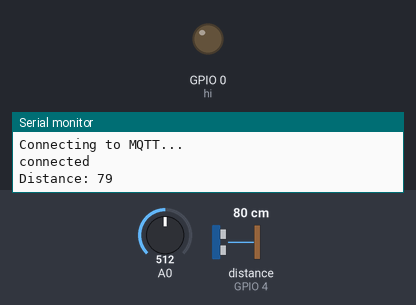
The sketch below on a simulated ESP8266 (NodeMCU). Shown: output pins drawn as LEDs (lit = HIGH), the last lines printed to the serial monitor. Wiring (inferred from the names in the program): ultrasonic range finder: trigger GPIO 2; echo GPIO 4. Inputs (shaded band) come from the test bench; at power-on: A0 = 512, distance to the obstacle (sensor on GPIO 4) 80 cm. The echo pulse lasts 58.3 µs per cm; WiFi joins after 1.5 s; servers stay silent unless stated; no MQTT or app messages arrive unless stated; pins used as bus, display or sensor lines are not drawn.

Above: at 2.7 s.
2.8 s: A0 set to 419
6.0 s: A0 set to 397
At 7.6 s:
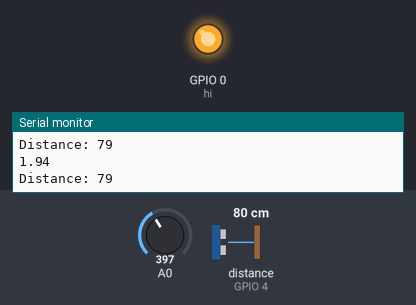
8.0 s: A0 set to 511
At 10.4 s:
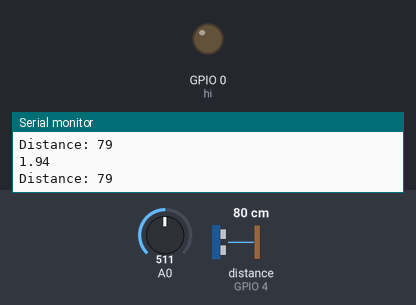
11.0 s: A0 set to 306
At 13.2 s:
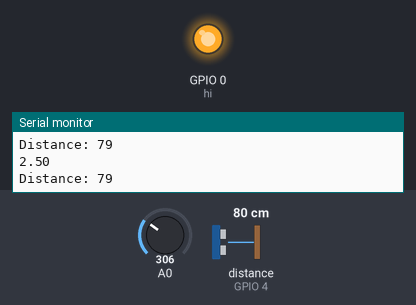
Timing chart, 0 to 14.7 s (numbered marks = the images above; inputs shaded):
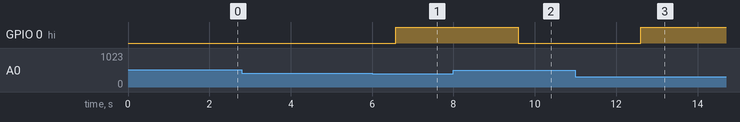

Measured:
- the behaviour switches between 410 and 409 on A0 (found by bisection; images 0 and 1)
- after the input at 6.0 s, GPIO 0 (hi): LOW → HIGH after 0.58 s
- after the input at 8.0 s, GPIO 0 (hi): HIGH → LOW after 1.6 s
- after the input at 11.0 s, GPIO 0 (hi): LOW → HIGH after 1.6 s

The sketch:

test_with_mqtt.ino
```cpp
//***** Raakesh*****======> LDR and  ULTRASONIC
//https://www.arduino.cc/reference/en/#functions ====== for all fn

//https://www.arduino.cc/reference/en/language/functions/advanced-io/pulsein -FOR PULSE IN FUNCTION USED BELOW
#include <ESP8266WiFi.h>
#include <PubSubClient.h>
#include <WiFiClient.h>

const char* ssid = "SN9";
const char* password =  "samsung12";
const char* mqttServer = "18.219.237.113" ;
const int mqttPort = 1883;
const char* mqttUser = "raakesh";
const char* mqttPassword = "raakesh30";
WiFiClient espClient;
PubSubClient client(espClient);
const int T = 2;//(d4)
const int E = 4;//(d2)
int hi = 0; //(d3)
// defines variables
long duration;
int distance;
// 5v FOR ULTRA SONIC SENSOR


void setup() {
  Serial.begin(115200);

  WiFi.begin(ssid, password);

  while (WiFi.status() != WL_CONNECTED) {
    delay(500);
    Serial.println("Connecting to WiFi..");
  }
  Serial.println("Connected to the WiFi network");

  client.setServer(mqttServer, mqttPort);
  client.setCallback(callback);

  while (!client.connected()) {
    Serial.println("Connecting to MQTT...");

    if (client.connect("ESP8266Client", mqttUser, mqttPassword )) {

      Serial.println("connected");

    } else {

      Serial.print("failed with state ");
      Serial.print(client.state());
      delay(2000);

    }
  }


  pinMode(hi, OUTPUT);
  pinMode(T, OUTPUT); // Sets the T as an Output
  pinMode(E, INPUT); // Sets the E as an Input
  //pinMode(LED_BUILTIN,OUTPUT);
  Serial.begin(115200); // IMPORTANT******    <=== TO CHECK
}


void callback(char* topic, byte* payload, unsigned int length) {

  Serial.print("Message arrived in topic: ");
  Serial.println(topic);

  Serial.print("Message:");
  for (int i = 0; i < length; i++) {
    Serial.print((char)payload[i]);
  }

  Serial.println();
  Serial.println("-----------------------");

}


void loop() {
  // Clears the T
  int sensorValue = analogRead(A0);
  digitalWrite(T, LOW);
  delayMicroseconds(2);

  // Sets the T on HIGH state for 10 micro seconds
  digitalWrite(T, HIGH);
  delayMicroseconds(10);
  digitalWrite(T, LOW);
  //pulseIn return time taken in microsec
  duration = pulseIn(E, HIGH);

  // Calculating the distance
  distance = duration * 0.034 / 2;


  // Prints the distance on the Serial Monitor
  Serial.print("Distance: ");
  Serial.println(distance);
  delay(500);
  float voltage = sensorValue * (5.0 / 1023.0);
  if (int(voltage) < 2)
  {
    digitalWrite(hi, HIGH);
  }
  else
  {
    digitalWrite(hi, LOW);
  }
  delay(1000);
  Serial.println(voltage);
  client.publish("esp/test", String(voltage).c_str());
  client.publish("esp/test2", String(distance).c_str());
  client.loop();
}
```
